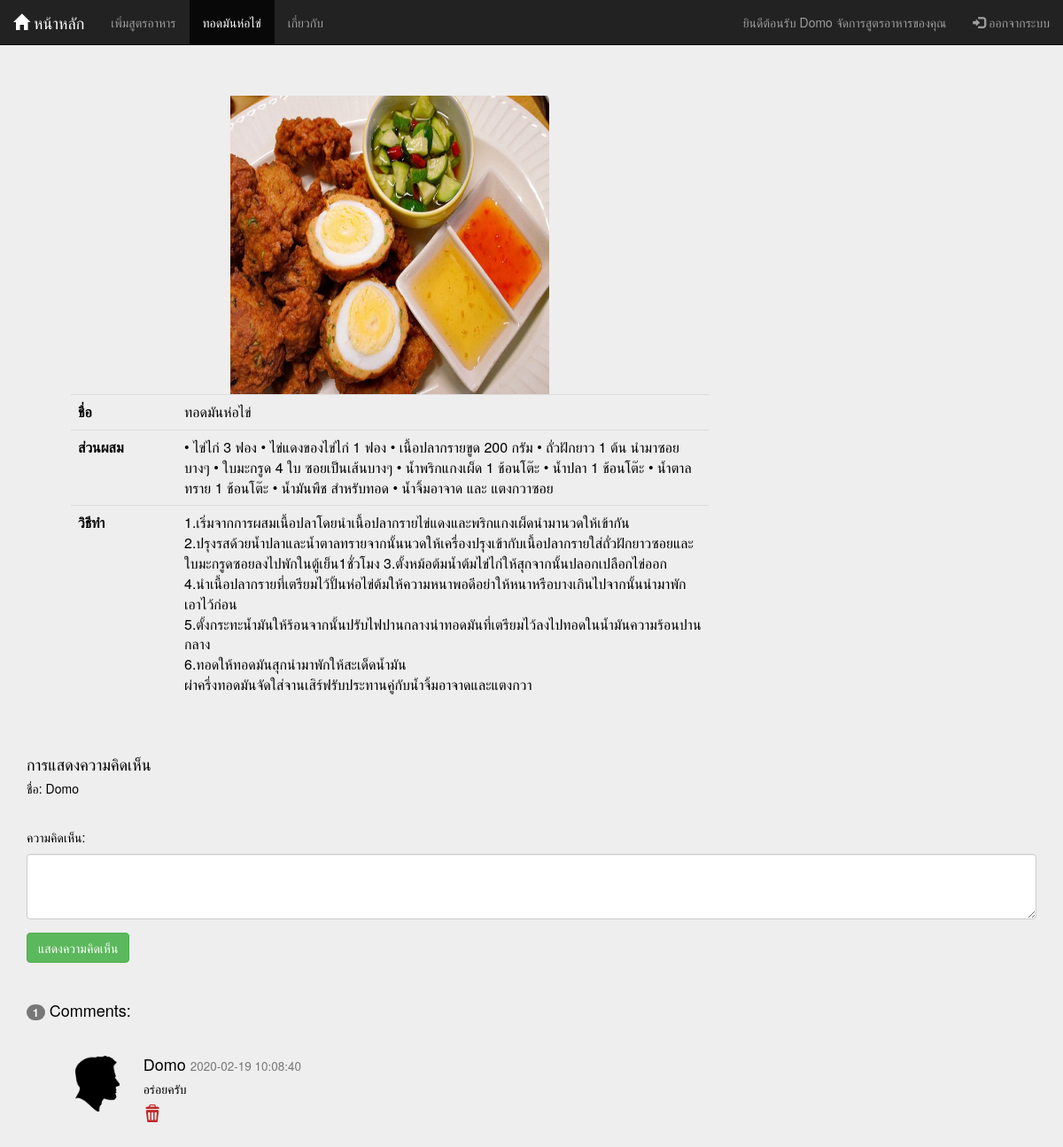
Page /DB/Member/detail.php?fId=2 (signed in) on the committed database.
### tables this page shows
CREATE TABLE `food_menu` (
  `fId` int(11) NOT NULL,
  `fName` varchar(50) NOT NULL,
  `ingredient` text NOT NULL,
  `formula` text NOT NULL,
  `img` varchar(255) NOT NULL,
  `UserID` int(3) NOT NULL
);

CREATE TABLE `tb_comment` (
  `cm_id` int(11) NOT NULL,
  `cm_name` varchar(20) NOT NULL,
  `cm_comment` varchar(500) DEFAULT NULL,
  `cm_date` datetime DEFAULT current_timestamp(),
  `fId` int(11) DEFAULT NULL
);

### DB/Member/detail.php (the view, shortened to what this page needs)
<html>
<head>
    <link rel="stylesheet" href="https://maxcdn.bootstrapcdn.com/bootstrap/3.4.1/css/bootstrap.min.css">
    <link rel="stylesheet" href="../head.css">
</head><?php
        include("connect.php");
        $sql = "SELECT * FROM food_menu WHERE fId = '" . $_SESSION["fId"] . "' ";
        $query = mysqli_query($conn, $sql);
        $result = mysqli_fetch_array($query, MYSQLI_ASSOC);
        ?>
<body class="jumbotron">
    <nav class="navbar navbar-inverse navbar-fixed-top">
        <div class="container-fluid">
            <div class="navbar-header">
                <a class="navbar-brand" href="list.php"><span class="glyphicon glyphicon-home"></span> หน้าหลัก</a>
            </div>
            <div class="collapse navbar-collapse" id="myNavbar">
                <ul class="nav navbar-nav">
                    <li><a href="add.php">เพิ่มสูตรอาหาร</a></li>
                    <li class="active"><a href="#"><?php echo $result["fName"]; ?></a></li>
                    <li><a href="About.php">เกี่ยวกับ</a></li>
                </ul>
                <ul class="nav navbar-nav navbar-right">
                    <li><a href="list_Member.php">ยินดีต้อนรับ <?php echo $_SESSION["Name"]; ?> จัดการสูตรอาหารของคุณ</a></li>
                    <li><a href="logout.php"><span class="glyphicon glyphicon-log-in"></span> ออกจากระบบ </a></li>
                </ul>
            </div>
        </div>
    </nav>
    <div class="dd">
    <img class="center" src="../img/<?= $result['img'] ?>" alt="<?= $result['img'] ?>" width="50%" height="50%" >
        <table class="table jumbotron">
            <tr>
                <th width="120">ชื่อ</th>
                <td><?php echo $result["fName"]; ?></td>
            </tr>
            <tr>
                <th width="120">ส่วนผสม</th>
                <td><?php echo $result["ingredient"]; ?></td>
            </tr>
            <tr>
                <th width="120">วิธีทำ</th>
                <td><?php $text = explode(" ", $result["formula"]);
                    for ($start = 0; $start < count($text); $start++) {
                        print $text[$start] . "<br>";
                    }
                    ?>
                </td>
            </tr>
        </table>
    </div>
    <?php
    include("Comment.php");
    ?>
</body>
</html>

### DB/Member/Comment.php (shortened to what this page needs)
<?php
include("connect.php");
$fId = $_SESSION["fId"];
?>
<!DOCTYPE html>
<html>
<head>
  <link rel="stylesheet" href="https://maxcdn.bootstrapcdn.com/bootstrap/3.4.1/css/bootstrap.min.css">
</head>
<body>
  <div style="margin:auto;width:95%;">
    <br>
    <h4>การแสดงความคิดเห็น</h4>
    <form action="<?php $_SERVER['PHP_SELF'] ?>" method="post">
      <h5> ชื่อ: <?php echo $_SESSION["Name"]; ?> </h5>
      <br><h5>ความคิดเห็น:</h5>
      <div class="form-group">
        <textarea class="form-control" rows="3" type="text" name="comment" required></textarea>
      </div>
      <button name="submit" type="submit" class="btn btn-success">แสดงความคิดเห็น</button>
    </form><br>
    <?php
    $sql1 = "SELECT COUNT(*) FROM tb_comment WHERE fId='$fId'";
    $result1 = $conn->query($sql1);
    $row1 = $result1->fetch_assoc(); ?>
    <div border="1">
      <h4><span class="badge"><?= $row1["COUNT(*)"];  ?></span> Comments:</h4><br>
      <ul style="list-style-type:none;">
        <?php
        $sql = "SELECT * FROM tb_comment WHERE fId='$fId' order by cm_id desc";
        $result = mysqli_query($conn, $sql);
        while ($rows = mysqli_fetch_assoc($result)) :
        ?>
          <li>
            <div>
              <div class="col-sm-1 ">
                <img src="../img/m.png" height="63" width="50" alt="Avatar">
              </div>
              <h4><?= $rows['cm_name'] ?> <small><?= $rows['cm_date'] ?></small></h4>
              <h5> <?= $rows['cm_comment'] ?></h5>
              <a href="JavaScript:if(confirm('Confirm Delete?')==true)
                {window.location='delcom.php?cm_id=<?php echo $rows["cm_id"]; ?>';}"><img src="../img/del.png" width="20" height="20"></a>
              <br><br>
            </div>
          </li>
        <?php
        endwhile;
        ?>
      </ul>
    </div>
  </div>
</body>
</html>

### DB/head.css (style rules this page uses)
.navbar { margin-bottom: 0; border-radius: 0; }
.dd { margin-top:60px; margin-left:80px;width: 60%; }
.center { display: block; margin-left: auto; margin-right: auto; width: 50%; }

### rows in the picture
food_menu: fName "ทอดมันห่อไข่", img (picture), ingredient "• ไข่ไก่ 3 ฟอง • ไข่แดงของไข่ไก่ 1 ฟอง • เนื้อปลากรายขูด 200 กรัม • ถั่วฝักยาว 1 ต้น นำมาซอยบางๆ • ใบมะกรูด 4 ใบ ซอยเป็นเส้นบางๆ • น้ำพริกแกงเผ็ด 1 ช้อนโต๊ะ • น้ำปลา 1 ช้อนโต๊ะ • น้ำตาลทราย 1 ช้อนโต๊ะ • น้ำมันพืช สำหรับทอด • น้ำจิ้มอาจาด และ แตงกวาซอย", formula "1.เริ่มจากการผสมเนื้อปลาโดยนำเนื้อปลากรายไข่แดงและพริกแกงเผ็ดนำมานวดให้เข้ากัน", formula "2.ปรุงรสด้วยน้ำปลาและน้ำตาลทรายจากนั้นนวดให้เครื่องปรุงเข้ากับเนื้อปลากรายใส่ถั่วฝักยาวซอยและใบมะกรูดซอยลงไปพักในตู้เย็น1ชั่วโมง 3.ตั้งหม้อต้มน้ำต้มไข่ไก่ให้สุกจากนั้นปลอกเปลือกไข่ออก", formula "4.นำเนื้อปลากรายที่เตรียมไว้ปั้นห่อไข่ต้มให้ความหนาพอดีอย่าให้หนาหรือบางเกินไปจากนั้นนำมาพักเอาไว้ก่อน", formula "5.ตั้งกระทะน้ำมันให้ร้อนจากนั้นปรับไฟปานกลางนำทอดมันที่เตรียมไว้ลงไปทอดในน้ำมันความร้อนปานกลาง", formula "6.ทอดให้ทอดมันสุกนำมาพักให้สะเด็ดน้ำมัน", formula "ผ่าครึ่งทอดมันจัดใส่จานเสิร์ฟรับประทานคู่กับน้ำจิ้มอาจาดและแตงกวา"
tb_comment: cm_name "Domo", cm_date "2020-02-19 10:08:40", cm_comment "อร่อยครับ"

### other values in the picture
$_SESSION["Name"] "Domo"
$row1["COUNT(*)"] "1"
